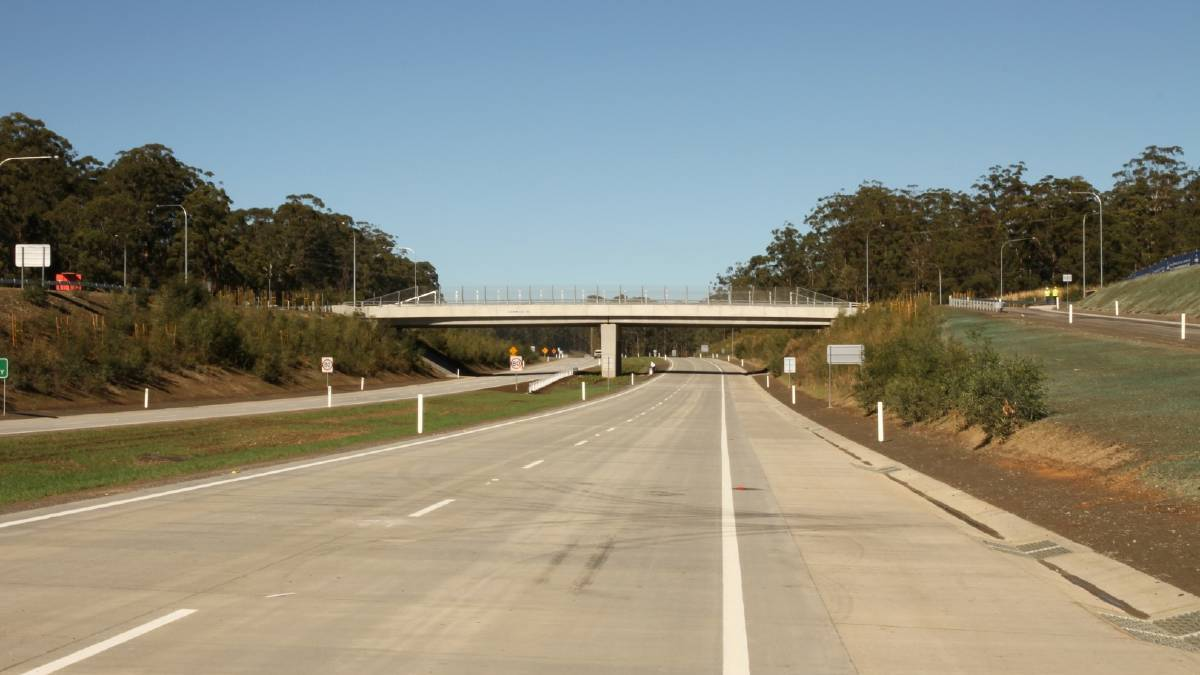
#> input picture street.jpg, 1200 x 675 px
$ python project_one_rough.py
#> lines starting #> are read from the running program, lines starting #| are printed output that depends on the picture; after the words box and inside, x2 and y2 are one past the last pixel; in counts of white or black regions, pixels touching at a corner belong together
import cv2
import matplotlib.pyplot as plt
import matplotlib.image as mpimg
import numpy as np

# Importing the image
image = mpimg.imread('street.jpg')
#> image is the input picture: shape (675, 1200, 3); mean R, G, B 138.3, 138.5, 126.7
# Creating a copy
image_copy = image.copy()
plt.figure(figsize=(20, 20))
# Creating an image in HSV space
hsv_img = cv2.cvtColor(image, cv2.COLOR_RGB2HSV)
#> hsv_img: shape (675, 1200, 3); mean H, S, V 46.9, 91.3, 157.6

# Creating low, and high threshold for inRange Function
lower_yellow = np.array([8, 33, 205])
upper_yellow = np.array([28, 53, 285])

# Creating Hsv Mask
hsv_mask = cv2.inRange(hsv_img, lower_yellow, upper_yellow)
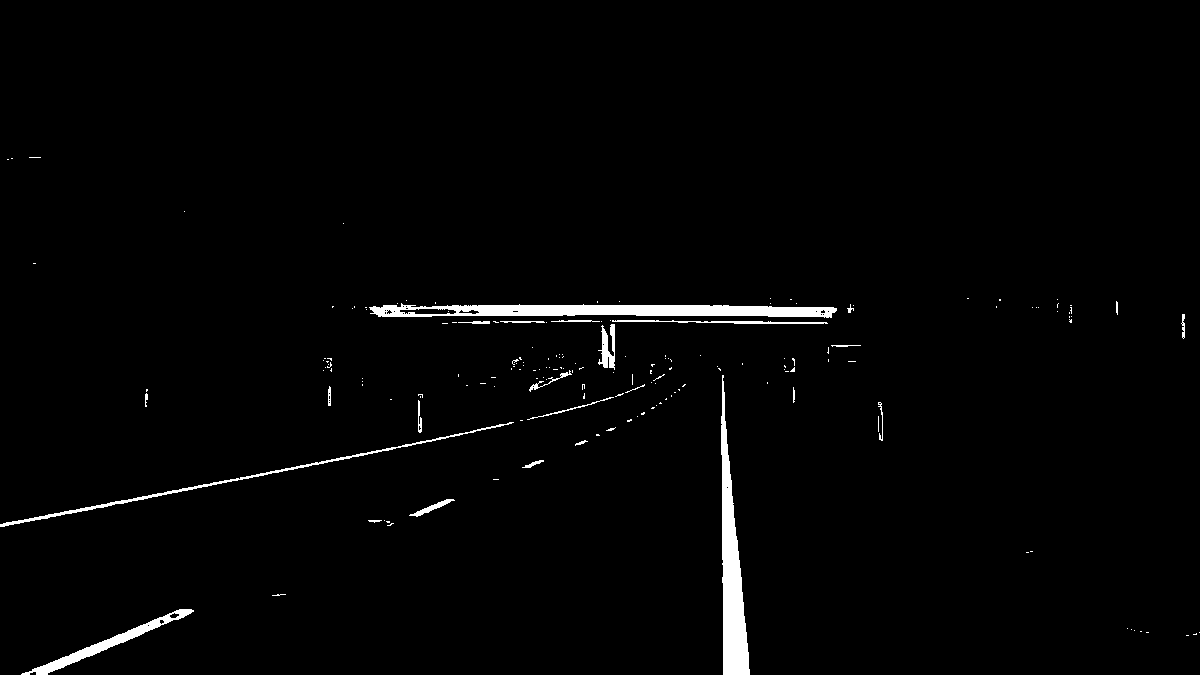
#> hsv_mask: shape (675, 1200); 1.8% white; 177 white regions (152 under 20 px), largest, box (x1, y1, x2, y2) and area: (369, 303, 837, 318) 4589, (721, 375, 750, 675) 4115, (21, 609, 194, 675) 1477
hsv_mask = cv2.GaussianBlur(hsv_mask, (3, 3), 0)

# Keying out the background
target = cv2.bitwise_and(image, image, mask=hsv_mask)
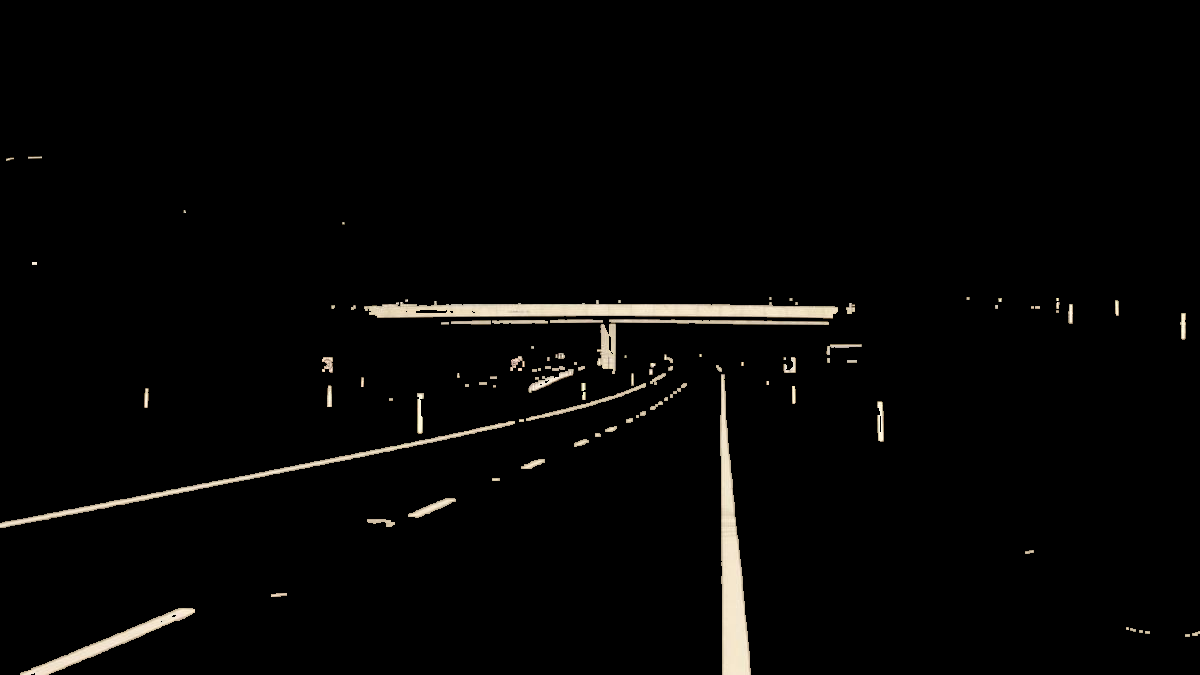
#> target: shape (675, 1200, 3); mean R, G, B 5.9, 5.5, 4.8
# Obtaining the edges
edges = cv2.Canny(target, 1, 10)
#> edges: shape (675, 1200); 1% white in thin lines or dots, all inside (x1, y1, x2, y2) = (0, 156, 1200, 675)

# Creating an empty mask
mask = np.zeros_like(edges)

line_segment = []
imshape = image.shape
#> imshape = (675, 1200, 3)

# Setting vertices for polyshape
vertices = np.array([[(5, imshape[0]),
                      (750, 350), (790, 370),
                      (800, imshape[0])]], dtype=np.int32)
poly = cv2.fillPoly(mask, vertices, 255)
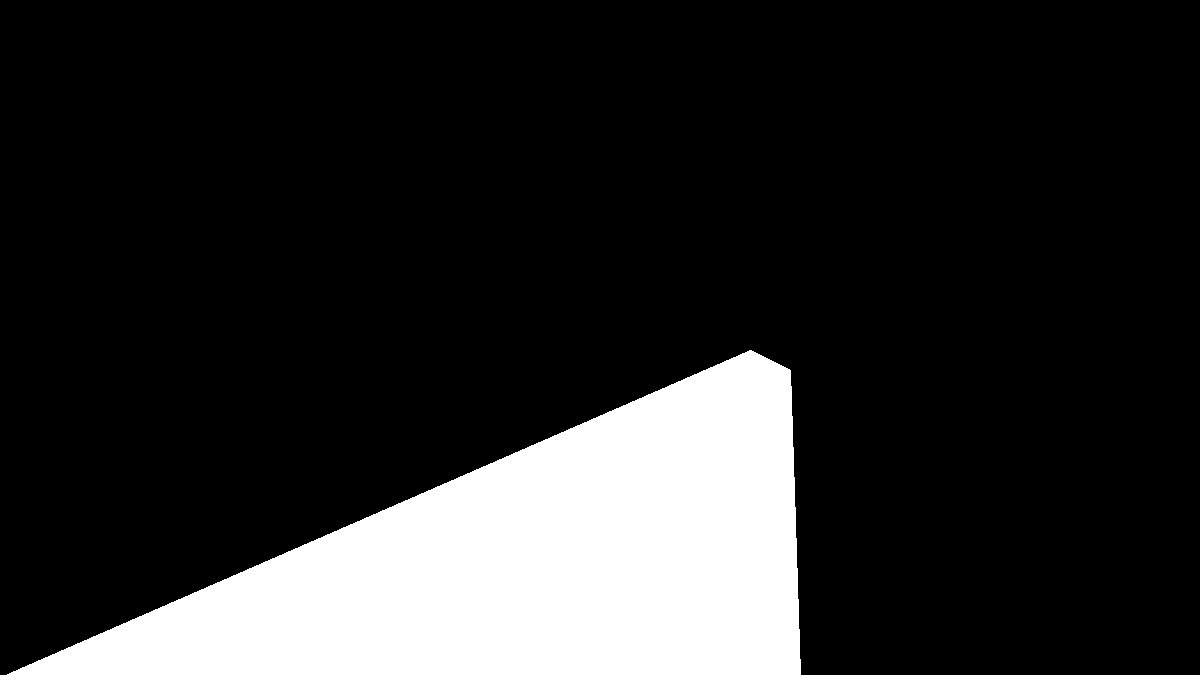
#> mask: shape (675, 1200); 16.7% white; 1 white region, box (x1, y1, x2, y2) and area: (7, 350, 801, 675) 135396

masked_edges = cv2.bitwise_and(edges, mask)
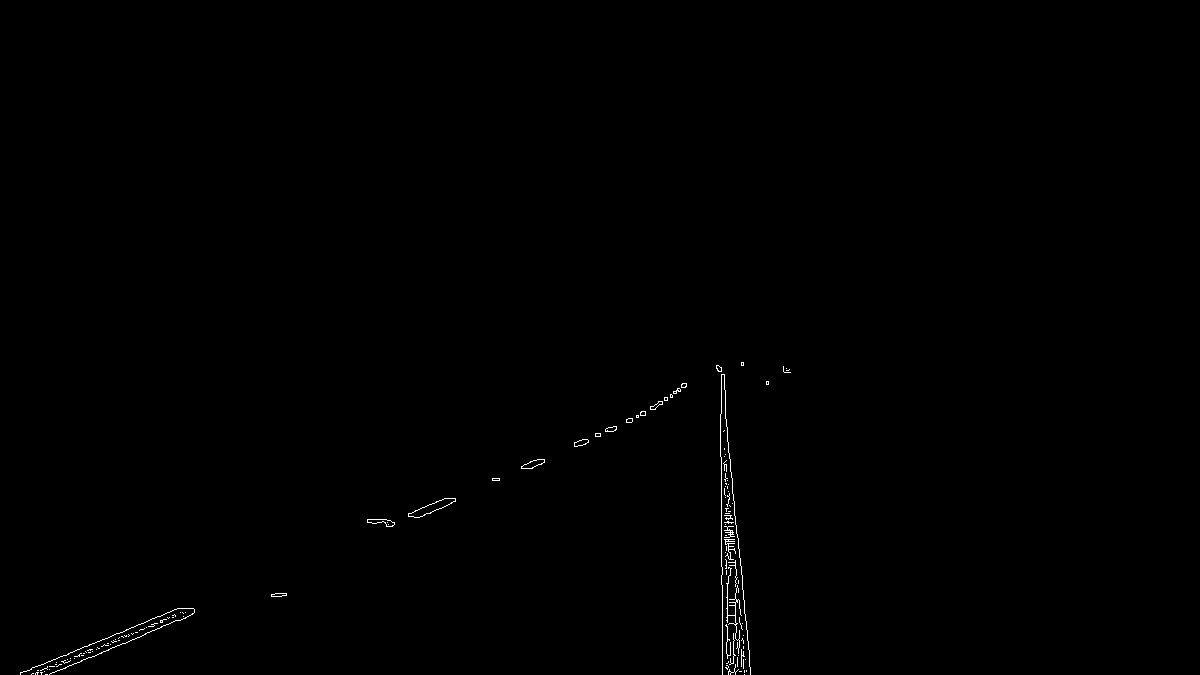
#> masked_edges: shape (675, 1200); 0.3% white in thin lines or dots, all inside (x1, y1, x2, y2) = (20, 362, 791, 675)

lines = cv2.HoughLinesP(masked_edges,
                        2,
                        np.pi/180,
                        100,
                        np.array([]),
                        100, 300)
#> lines = 14 rows, first 6: [721, 584, 721, 367], [727, 669, 727, 427], [108, 650, 724, 376], [20, 673, 724, 374], [723, 374, 749, 666], [35, 674, 645, 415]

line_left = []
line_right = []
right_slope = []
left_slope = []

for line in lines:
    for x1, y1, x2, y2 in line:
        slope = (y2-y1)/(x2-x1)
        if slope > 0.0:
            right_slope.append(slope)
            line_right.append([[x1, y1, x2, y2]])
        elif slope < 0.0:
            if not np.isinf(slope):
                left_slope.append(slope)
                line_left.append([[x1, y1, x2, y2]])
#> this loop made 14 passes
#> line on passes 1 to 12: [[721, 584, 721, 367]], [[727, 669, 727, 427]], [[108, 650, 724, 376]], [[20, 673, 724, 374]], [[723, 374, 749, 666]], [[35, 674, 645, 415]], [[725, 401, 739, 671]], [[720, 441, 744, 674]], [[31, 674, 655, 409]], [[720, 420, 746, 671]], [[62, 669, 441, 508]], [[20, 674, 667, 400]]
#> after the loop, left_slope = [-0.445, -0.425, -0.425, -0.425, -0.425, -0.423, -31.57]; line_left = [[[108, 650, 724, 376]], [[20, 673, 724, 374]], [[35, 674, 645, 415]], [[31, 674, 655, 409]], [[62, 669, 441, 508]], [[20, 674, 667, 400]], [[722, 674, 729, 453]]]; line_right = [[[723, 374, 749, 666]], [[725, 401, 739, 671]], [[720, 441, 744, 674]], [[720, 420, 746, 671]], [[717, 365, 733, 672]]]; right_slope = [11.23, 19.29, 9.71, 9.65, 19.19]


def extract_lines(lane):
    start_x = []
    start_y = []
    end_x = []
    end_y = []
    for line in lane:
        for x1, y1, x2, y2 in line:
            start_x.append(x1)
            start_y.append(y1)
            end_x.append(x2)
            end_y.append(y2)
#> this loop made 5 passes
#> after the loop, end_x = [749, 739, 744, 746, 733]; end_y = [666, 671, 674, 671, 672]; start_x = [723, 725, 720, 720, 717]; start_y = [374, 401, 441, 420, 365]
    return start_x+end_x, start_y+end_y


def new_line(lane, threshold):
    x, y = extract_lines(lane)
#> x = [723, 725, 720, 720, 717, 749, 739, 744, 746, 733]; y = [374, 401, 441, 420, 365, 666, 671, 674, 671, 672]
    line = np.polyfit(x, y, 1)
#> line = [10.86, -7407.2]
    m = line[0]
#> m = 10.86
    b = line[1]
#> b = -7407.2
    maxY = imshape[0]
#> maxY = 675
    y1 = maxY
#> y1 = 675
    x1 = int((y1-b)/m)
#> x1 = 744
    y2 = int((maxY/2)+threshold)
#> y2 = 437
    x2 = int((y2-b)/m)
#> x2 = 722
    return (x1, y1, x2, y2)


def show_line(line, color, threshold):
    (x1, y1, x2, y2) = new_line(line, threshold)
#> x1 = 744; y1 = 675; x2 = 722; y2 = 437
    cv2.line(image_copy,
             (x1, y1),
             (x2, y2),
             color,
             15)
    plt.imshow(image_copy)


thresh = 100
show_line(line_right, (255, 0, 0), thresh)
show_line(line_left, (0, 0, 255), thresh)
#> call 2 of show_line, with color = (0, 0, 255), threshold = 100
#> the loop in extract_lines (call 2), `for line in lane:` made 7 passes
#> in show_line (call 2), `(x1, y1, x2, y2) = new_line(line, threshold)`: x1 = 16; x2 = 713
#> in show_line (call 2), `cv2.line(image_copy, (x1, y1), (x2, y2), color, 15)`:
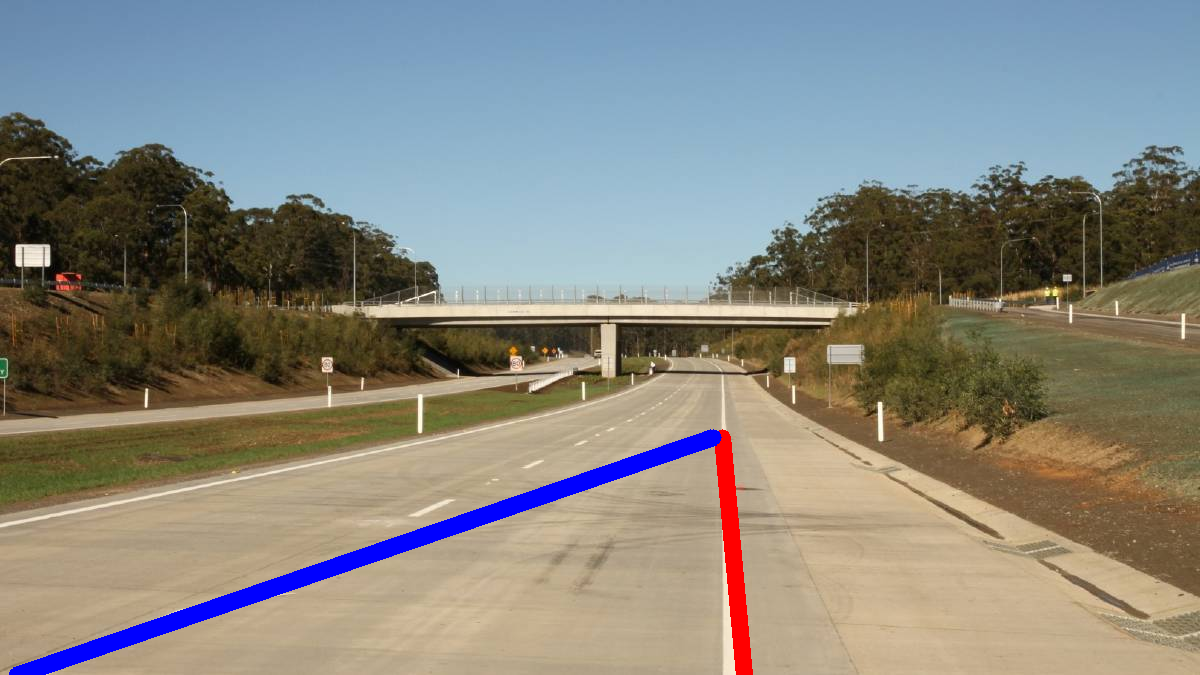
#> image_copy: shape (675, 1200, 3); mean R, G, B 135.4, 134.7, 127.5

$ run again, with line_segmentsv2.png saved as street.jpg
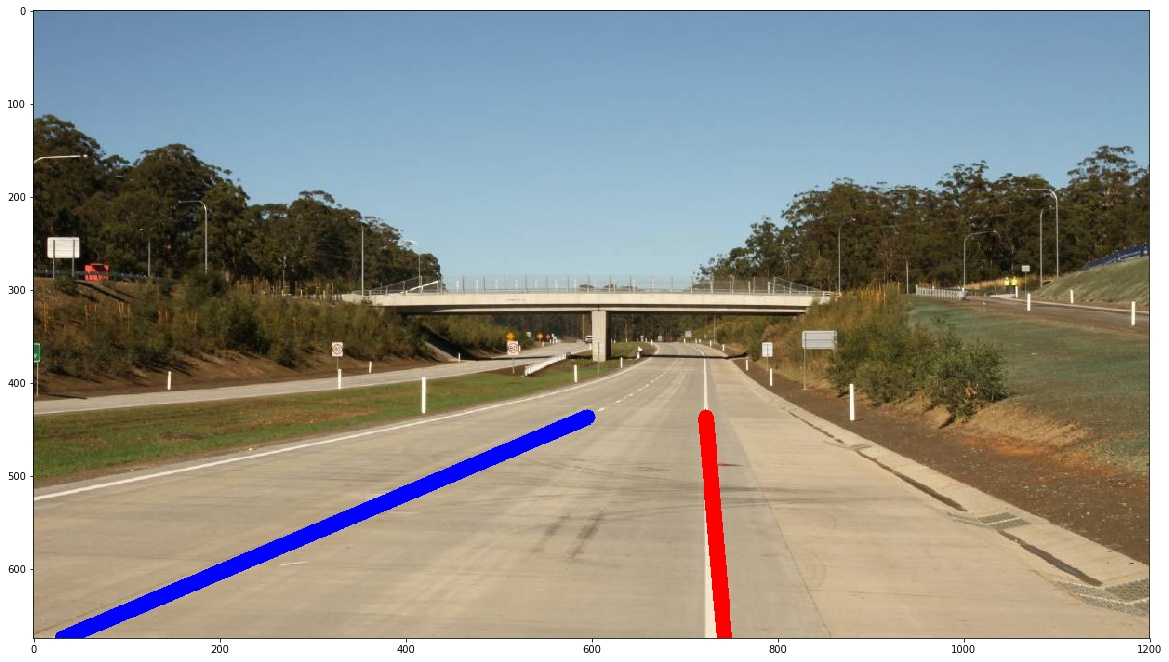
#> input picture line_segmentsv2.png, 1169 x 662 px
#> image is the input picture: shape (662, 1169, 3); mean R, G, B 146.2, 145.5, 138.2
#> hsv_img: shape (662, 1169, 3); mean H, S, V 44.7, 86.1, 166.4
#> `hsv_mask = cv2.inRange(hsv_img, lower_yellow, upper_yellow)`:
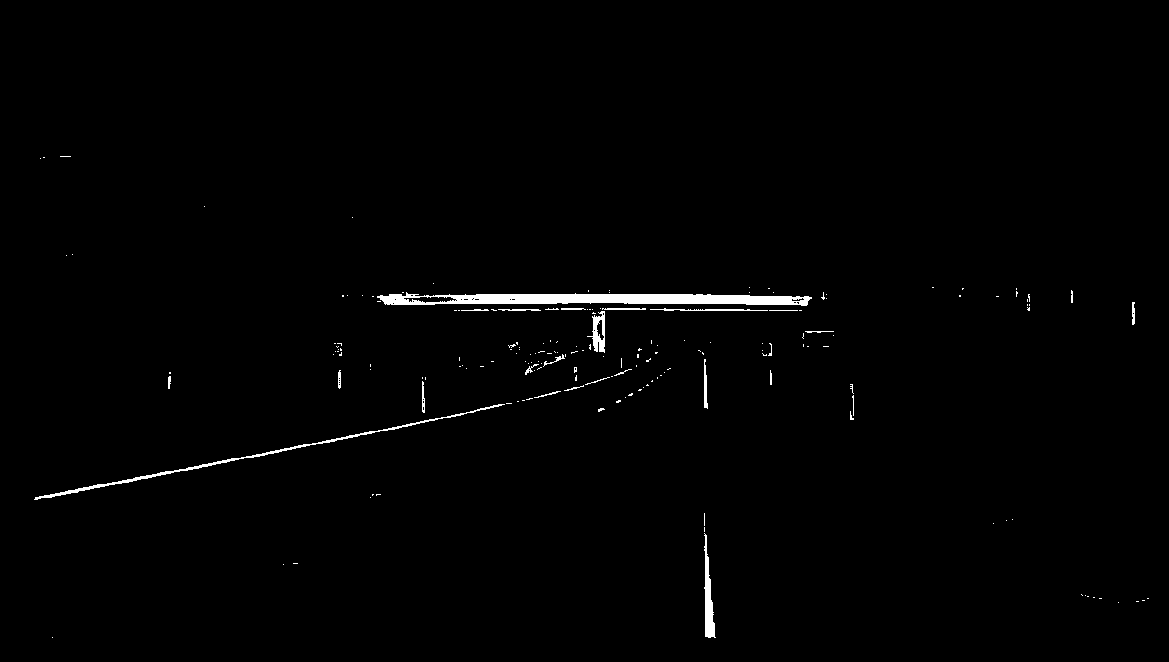
#> hsv_mask: shape (662, 1169); 1% white; 180 white regions (154 under 20 px), largest, box (x1, y1, x2, y2) and area: (377, 292, 812, 306) 3855, (34, 404, 505, 500) 1182, (704, 533, 716, 638) 601
#> edges: shape (662, 1169); 0.79% white in thin lines or dots, all inside (x1, y1, x2, y2) = (33, 155, 1150, 639)
#> mask: shape (662, 1169); 16.8% white; 1 white region, box (x1, y1, x2, y2) and area: (7, 350, 801, 662) 129976
#> masked_edges: shape (662, 1169); 0.06% white in thin lines or dots, all inside (x1, y1, x2, y2) = (282, 355, 773, 639)
#> lines = [[703, 590, 703, 370], [704, 584, 707, 373], [706, 522, 716, 638]]
#> the loop `for line in lines:` made 3 passes
#> after the loop `for line in lines:`: left_slope = [-70.33]; line_left = [[[704, 584, 707, 373]]]; line_right = [[[706, 522, 716, 638]]]; right_slope = [11.6]
#> the loop in extract_lines, `for line in lane:` made 1 pass
#> after the loop in extract_lines, `for line in lane:`: end_x = [716]; end_y = [638]; start_x = [706]; start_y = [522]
#> x = [706, 716]; y = [522, 638]
#> in new_line, `line = np.polyfit(x, y, 1)`: line = [11.6, -7667.6]
#> m = 11.6
#> b = -7667.6
#> in new_line, `x1 = int((y1-b)/m)`: x1 = 718
#> in new_line, `x2 = int((y2-b)/m)`: x2 = 698
#> in show_line, `(x1, y1, x2, y2) = new_line(line, threshold)`: x1 = 718; y1 = 662; x2 = 698; y2 = 431
#> the loop in extract_lines (call 2), `for line in lane:` made 1 pass
#> in show_line (call 2), `(x1, y1, x2, y2) = new_line(line, threshold)`: x1 = 702; x2 = 706
#> in show_line (call 2), `cv2.line(image_copy, (x1, y1), (x2, y2), color, 15)`:
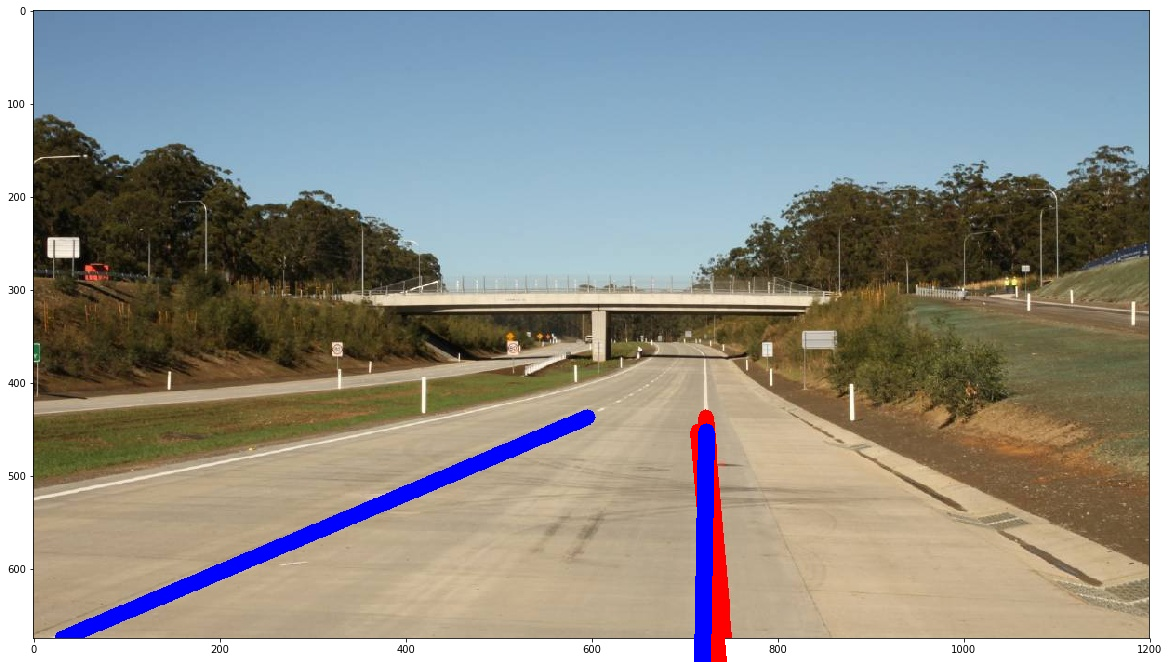
#> image_copy: shape (662, 1169, 3); mean R, G, B 145.1, 144.6, 138.7
